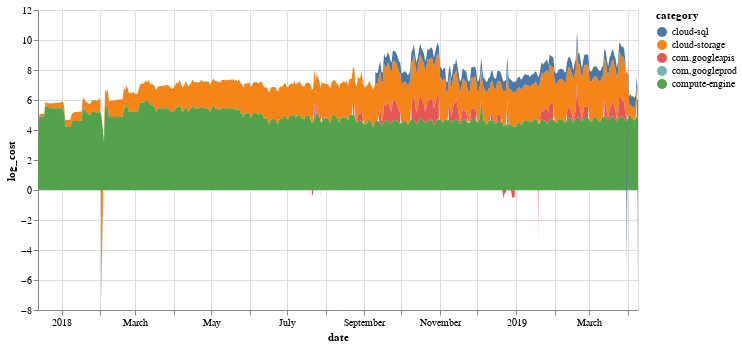

Notebook source saved alongside this figure:
### Code cell
alt.Chart(data=categories, width=width).mark_area().encode(
    x="date",
    y="log_cost",
    color="category"
)

### Figure 1 — Vega-Lite specification as saved in the notebook (floating-point values rounded to 4 significant figures; data arrays with more than 128 entries replaced by an {"elided": "..."} marker saying what was removed)
{"$schema": "https://vega.github.io/schema/vega-lite/v2.6.0.json", "config": {"view": {"height": 300, "width": 400}}, "data": {"name": "data-243d54a0812333b135893d3d29771c7c"}, "datasets": {"data-243d54a0812333b135893d3d29771c7c": {"elided": "1845 records"}}, "encoding": {"color": {"field": "category", "type": "nominal"}, "x": {"field": "date", "type": "temporal"}, "y": {"field": "log_cost", "type": "quantitative"}}, "mark": "area", "width": 600}
